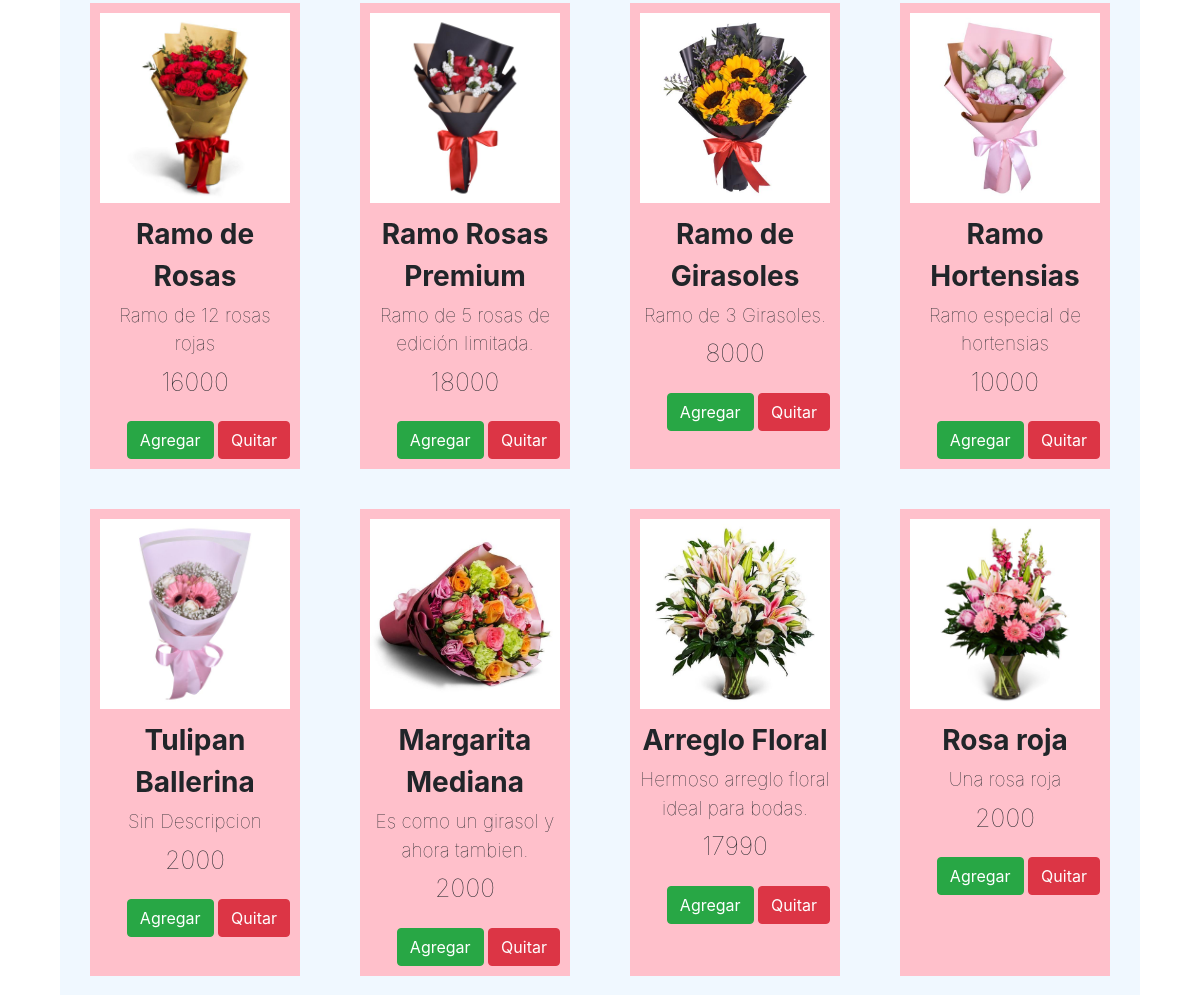
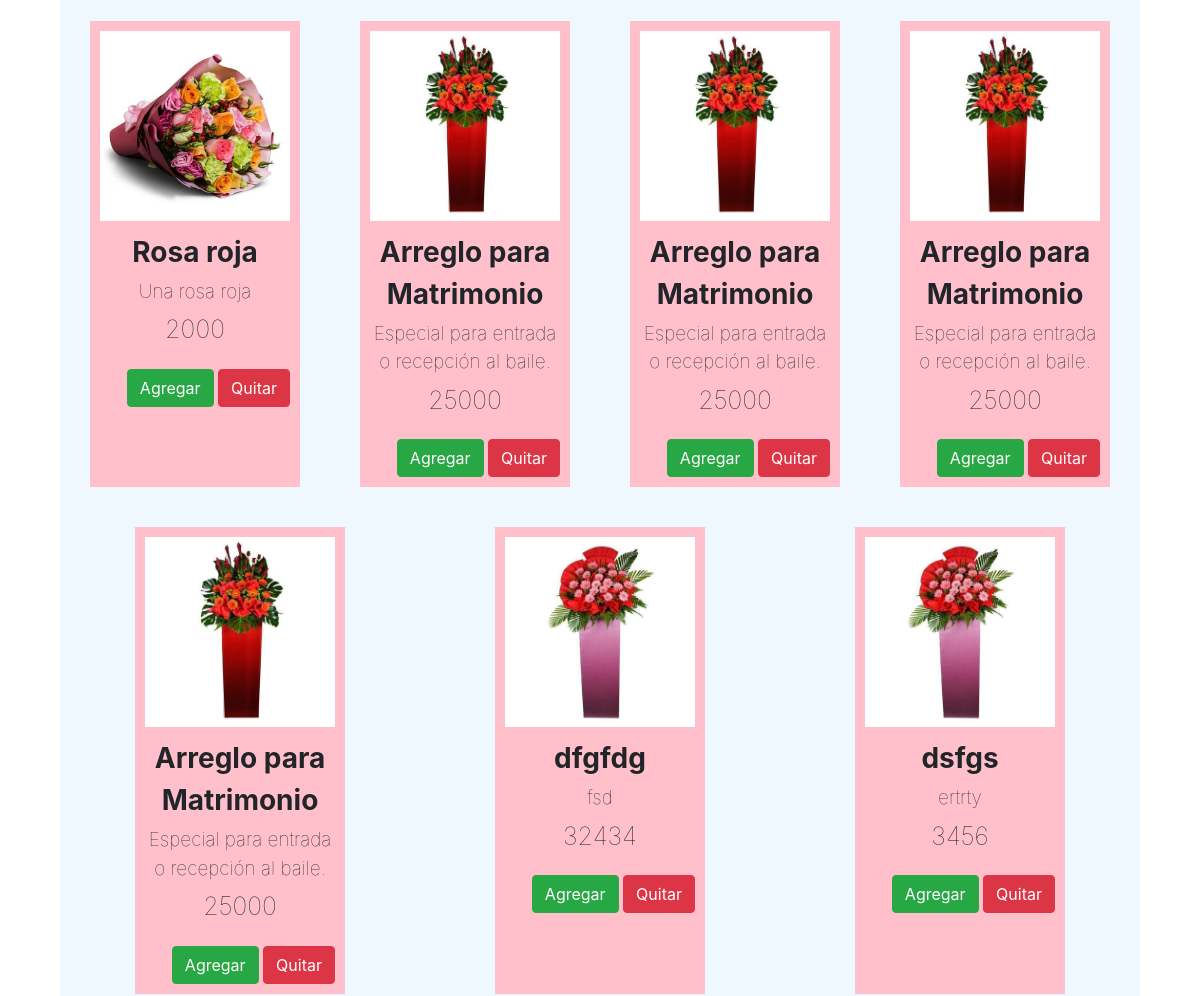
Before: / (middle part) with the older database file (2 pictures, top to bottom).
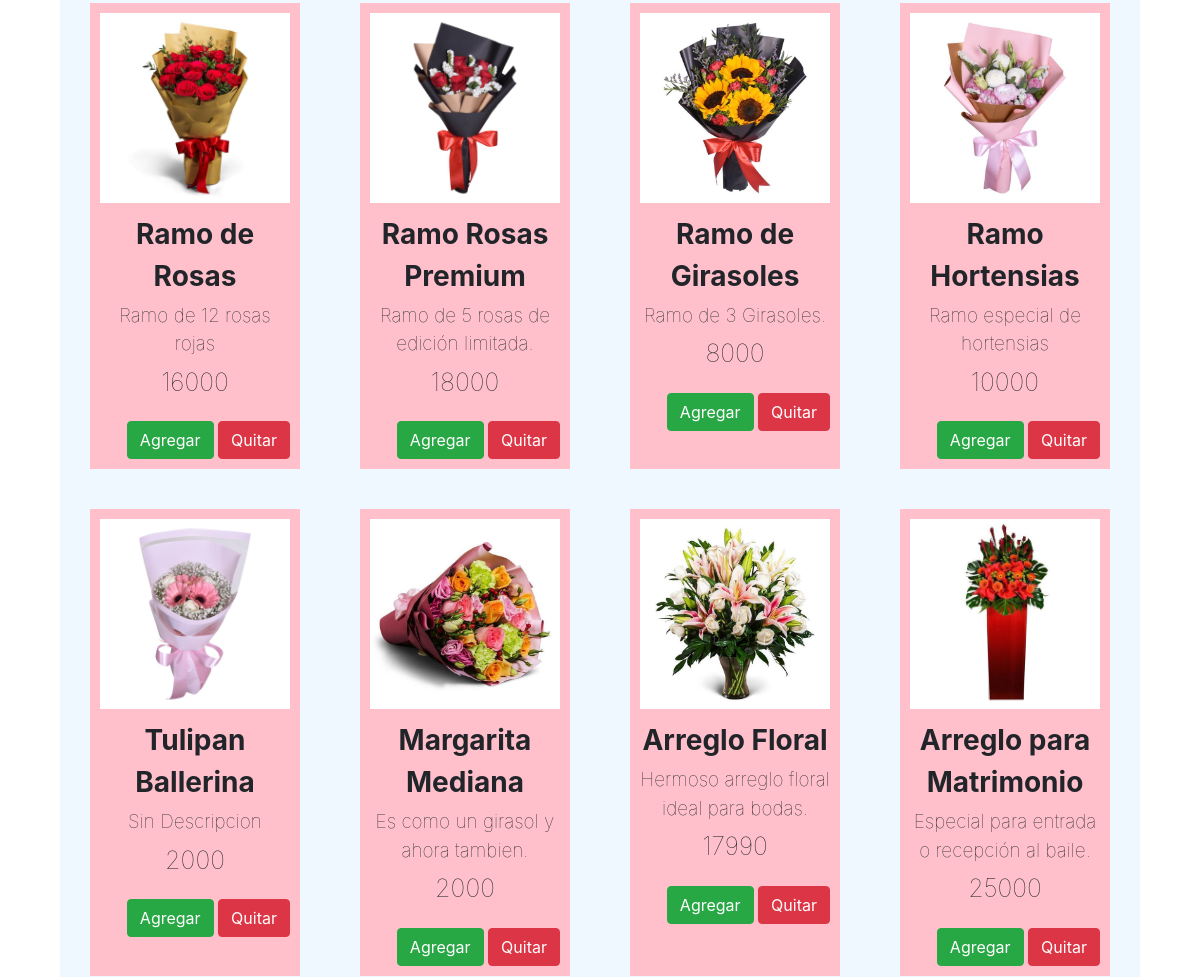
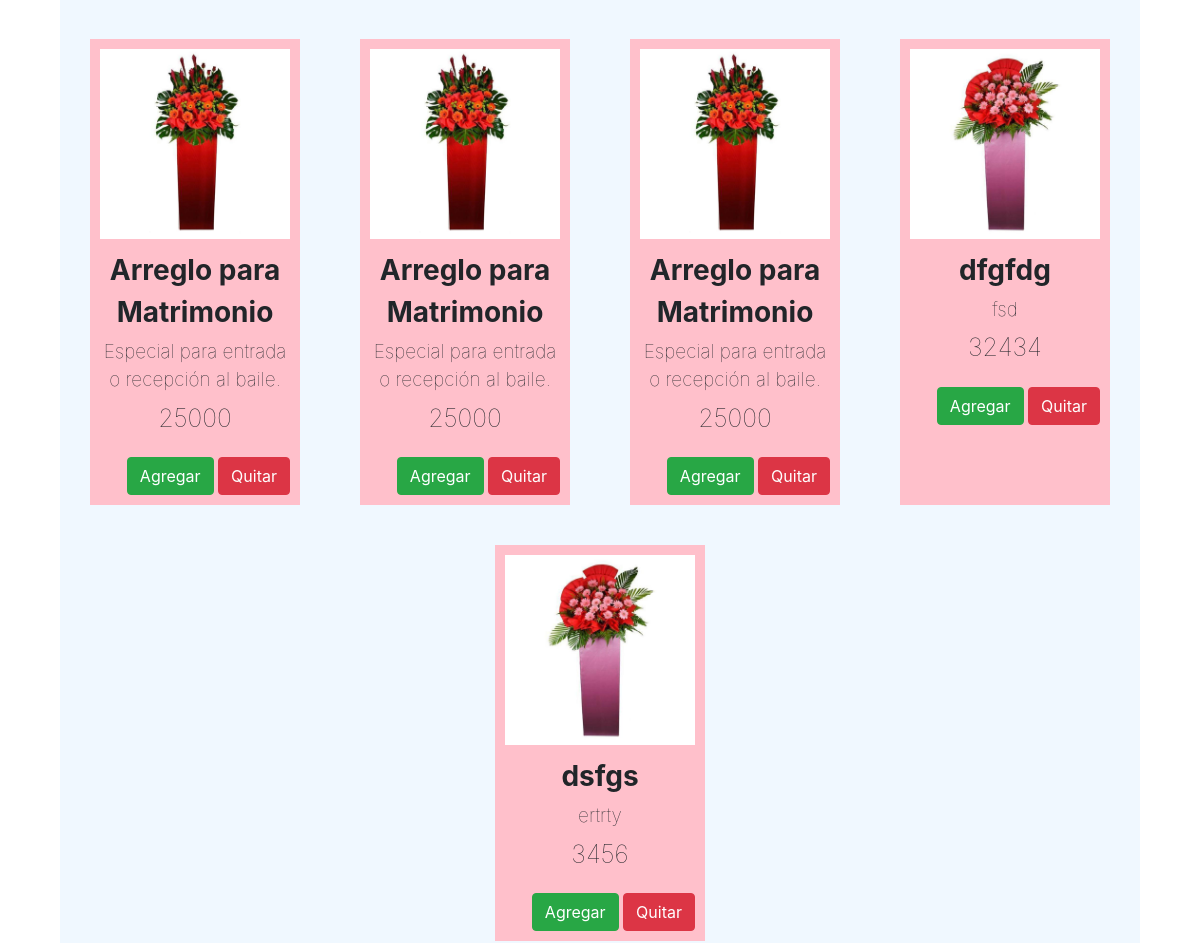
After: the same page with the newer database file (2 pictures, top to bottom).
### core/models.py (models this page shows, shortened)
class Flor(models.Model):
    imagen = models.ImageField()
    nombre = models.CharField(max_length=80)
    valor = models.IntegerField()
    descripcion = models.TextField()
    estado = models.BooleanField()
    stock = models.IntegerField(default=0)

### core/views.py (the view)
# urls.py: 2. Add a URL to urlpatterns:  path('', views.home, name='home')
def home(request):
    data = {
        'flores':Flor.objects.all()
    }
    template_name = 'core/home.html'
    return render(request, 'core/home.html', data)

### core/Templates/core/home.html (shortened to what this page needs)
<!DOCTYPE html>
<html lang="es">
{% load pwa %} {% progressive_web_app_meta %} {% load static %}
<head>
    <link rel="stylesheet" href="{% static 'core/css/estilos.css' %}">
    <link rel="stylesheet" href="https://stackpath.bootstrapcdn.com/bootstrap/4.4.1/css/bootstrap.min.css">
</head>
<body>
    <main>
        <section id="productos">
            <div class="contenedor">
                <div class="contenedor-productos">
                    {% for f in flores %}
                    <div class="producto">
                        <img src="{{ f.imagen.url }}">
                        <ul>
                            <li>{{ f.nombre }}</li>
                            <li>{{ f.descripcion }}</li>
                            <li>{{ f.valor }}</li>
                        </ul>
                        <div class="botones-compra">
                            <a href="carrito/{{ f.id }}" class="btn btn-success">Agregar</a>
                            <a href="remover/{{ f.id }}" class="btn btn-danger">Quitar</a>
                        </div>
                    </div>
                    {% endfor %}
                </div>
            </div>
        </section>
    </main>
</body>
</html>

Changed rows visible on the page:
removed Flor: imagen (picture), nombre "Rosa roja", descripcion "Una rosa roja", valor "2000"
removed Flor: imagen (picture), nombre "Rosa roja", descripcion "Una rosa roja", valor "2000"
